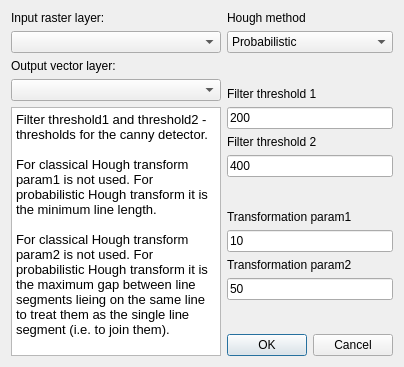
<?xml version="1.0" encoding="UTF-8"?>
<ui version="4.0">
 <class>Dialog</class>
 <widget class="QDialog" name="Dialog">
  <property name="geometry">
   <rect>
    <x>0</x>
    <y>0</y>
    <width>404</width>
    <height>367</height>
   </rect>
  </property>
  <property name="windowTitle">
   <string>Hough transformation</string>
  </property>
  <layout class="QHBoxLayout" name="horizontalLayout">
   <item>
    <layout class="QVBoxLayout" name="verticalLayout">
     <item>
      <widget class="QLabel" name="label">
       <property name="text">
        <string>Input raster layer:</string>
       </property>
      </widget>
     </item>
     <item>
      <widget class="QComboBox" name="cbRast"/>
     </item>
     <item>
      <widget class="QLabel" name="label_2">
       <property name="text">
        <string>Output vector layer:</string>
       </property>
      </widget>
     </item>
     <item>
      <widget class="QComboBox" name="cbVect"/>
     </item>
     <item>
      <widget class="QTextBrowser" name="textBrowser">
       <property name="html">
        <string>&lt;!DOCTYPE HTML PUBLIC &quot;-//W3C//DTD HTML 4.0//EN&quot; &quot;http://www.w3.org/TR/REC-html40/strict.dtd&quot;&gt;
&lt;html&gt;&lt;head&gt;&lt;meta name=&quot;qrichtext&quot; content=&quot;1&quot; /&gt;&lt;style type=&quot;text/css&quot;&gt;
p, li { white-space: pre-wrap; }
&lt;/style&gt;&lt;/head&gt;&lt;body style=&quot; font-family:'Sans'; font-size:10pt; font-weight:400; font-style:normal;&quot;&gt;
&lt;p style=&quot; margin-top:0px; margin-bottom:0px; margin-left:0px; margin-right:0px; -qt-block-indent:0; text-indent:0px;&quot;&gt;&lt;span style=&quot; font-family:'Verdana, Arial, Helvetica';&quot;&gt;Filter threshold1 and threshold2 - thresholds for the canny detector.&lt;/span&gt;&lt;/p&gt;
&lt;p style=&quot;-qt-paragraph-type:empty; margin-top:0px; margin-bottom:0px; margin-left:0px; margin-right:0px; -qt-block-indent:0; text-indent:0px;&quot;&gt;&lt;/p&gt;
&lt;p style=&quot; margin-top:0px; margin-bottom:0px; margin-left:0px; margin-right:0px; -qt-block-indent:0; text-indent:0px;&quot;&gt;For classical Hough transform param1 is not used. For probabilistic Hough transform it is the minimum line length.&lt;/p&gt;
&lt;p style=&quot;-qt-paragraph-type:empty; margin-top:0px; margin-bottom:0px; margin-left:0px; margin-right:0px; -qt-block-indent:0; text-indent:0px;&quot;&gt;&lt;/p&gt;
&lt;p style=&quot; margin-top:0px; margin-bottom:0px; margin-left:0px; margin-right:0px; -qt-block-indent:0; text-indent:0px;&quot;&gt;For classical Hough transform param2 is not used. For probabilistic Hough transform it is the maximum gap between line segments lieing on the same line to treat them as the single line segment (i.e. to join them).&lt;/p&gt;&lt;/body&gt;&lt;/html&gt;</string>
       </property>
      </widget>
     </item>
    </layout>
   </item>
   <item>
    <layout class="QVBoxLayout" name="verticalLayout_2">
     <item>
      <widget class="QLabel" name="label_3">
       <property name="text">
        <string>Hough method</string>
       </property>
      </widget>
     </item>
     <item>
      <widget class="QComboBox" name="cbMetod">
       <item>
        <property name="text">
         <string>Probabilistic</string>
        </property>
       </item>
       <item>
        <property name="text">
         <string>Standart</string>
        </property>
       </item>
      </widget>
     </item>
     <item>
      <spacer name="verticalSpacer_4">
       <property name="orientation">
        <enum>Qt::Vertical</enum>
       </property>
       <property name="sizeHint" stdset="0">
        <size>
         <width>20</width>
         <height>40</height>
        </size>
       </property>
      </spacer>
     </item>
     <item>
      <widget class="QLabel" name="label_6">
       <property name="text">
        <string>Filter threshold 1</string>
       </property>
      </widget>
     </item>
     <item>
      <widget class="QLineEdit" name="canny1">
       <property name="text">
        <string>200</string>
       </property>
      </widget>
     </item>
     <item>
      <widget class="QLabel" name="label_7">
       <property name="text">
        <string>Filter threshold 2</string>
       </property>
      </widget>
     </item>
     <item>
      <widget class="QLineEdit" name="canny2">
       <property name="text">
        <string>400</string>
       </property>
      </widget>
     </item>
     <item>
      <spacer name="verticalSpacer_3">
       <property name="orientation">
        <enum>Qt::Vertical</enum>
       </property>
       <property name="sizeHint" stdset="0">
        <size>
         <width>20</width>
         <height>40</height>
        </size>
       </property>
      </spacer>
     </item>
     <item>
      <widget class="QLabel" name="label_4">
       <property name="text">
        <string>Transformation param1</string>
       </property>
      </widget>
     </item>
     <item>
      <widget class="QLineEdit" name="param2">
       <property name="text">
        <string>10</string>
       </property>
      </widget>
     </item>
     <item>
      <widget class="QLabel" name="label_5">
       <property name="text">
        <string>Transformation param2</string>
       </property>
      </widget>
     </item>
     <item>
      <widget class="QLineEdit" name="param1">
       <property name="text">
        <string>50</string>
       </property>
      </widget>
     </item>
     <item>
      <spacer name="verticalSpacer">
       <property name="orientation">
        <enum>Qt::Vertical</enum>
       </property>
       <property name="sizeHint" stdset="0">
        <size>
         <width>20</width>
         <height>40</height>
        </size>
       </property>
      </spacer>
     </item>
     <item>
      <widget class="QDialogButtonBox" name="buttonBox">
       <property name="orientation">
        <enum>Qt::Horizontal</enum>
       </property>
       <property name="standardButtons">
        <set>QDialogButtonBox::Cancel|QDialogButtonBox::Ok</set>
       </property>
      </widget>
     </item>
    </layout>
   </item>
  </layout>
 </widget>
 <resources/>
 <connections>
  <connection>
   <sender>buttonBox</sender>
   <signal>accepted()</signal>
   <receiver>Dialog</receiver>
   <slot>accept()</slot>
   <hints>
    <hint type="sourcelabel">
     <x>248</x>
     <y>254</y>
    </hint>
    <hint type="destinationlabel">
     <x>157</x>
     <y>274</y>
    </hint>
   </hints>
  </connection>
  <connection>
   <sender>buttonBox</sender>
   <signal>rejected()</signal>
   <receiver>Dialog</receiver>
   <slot>reject()</slot>
   <hints>
    <hint type="sourcelabel">
     <x>316</x>
     <y>260</y>
    </hint>
    <hint type="destinationlabel">
     <x>286</x>
     <y>274</y>
    </hint>
   </hints>
  </connection>
 </connections>
</ui>
